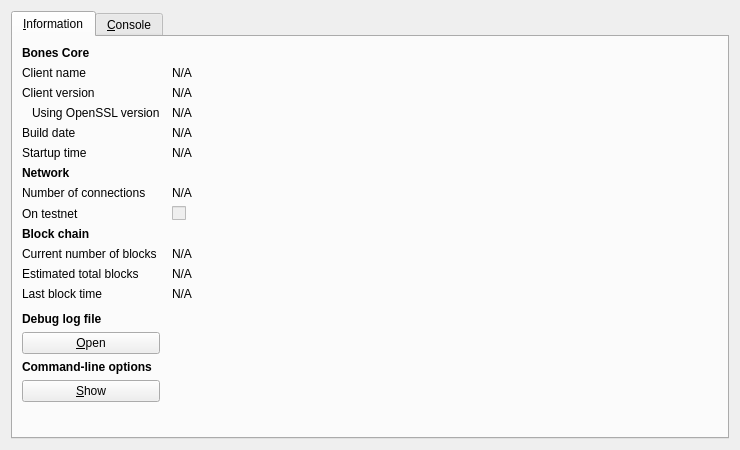
<?xml version="1.0" encoding="UTF-8"?>
<ui version="4.0">
 <class>RPCConsole</class>
 <widget class="QDialog" name="RPCConsole">
  <property name="geometry">
   <rect>
    <x>0</x>
    <y>0</y>
    <width>740</width>
    <height>450</height>
   </rect>
  </property>
  <property name="windowTitle">
   <string>Bones - Debug window</string>
  </property>
  <layout class="QVBoxLayout" name="verticalLayout_2">
   <item>
    <widget class="QTabWidget" name="tabWidget">
     <property name="currentIndex">
      <number>0</number>
     </property>
     <widget class="QWidget" name="tab_info">
      <attribute name="title">
       <string>&amp;Information</string>
      </attribute>
      <layout class="QGridLayout" name="gridLayout" columnstretch="0,1">
       <property name="horizontalSpacing">
        <number>12</number>
       </property>
       <item row="0" column="0">
        <widget class="QLabel" name="label_9">
         <property name="font">
          <font>
           <weight>75</weight>
           <bold>true</bold>
          </font>
         </property>
         <property name="text">
          <string>Bones Core</string>
         </property>
        </widget>
       </item>
       <item row="1" column="0">
        <widget class="QLabel" name="label_5">
         <property name="text">
          <string>Client name</string>
         </property>
        </widget>
       </item>
       <item row="1" column="1">
        <widget class="QLabel" name="clientName">
         <property name="cursor">
          <cursorShape>IBeamCursor</cursorShape>
         </property>
         <property name="text">
          <string>N/A</string>
         </property>
         <property name="textFormat">
          <enum>Qt::PlainText</enum>
         </property>
         <property name="textInteractionFlags">
          <set>Qt::LinksAccessibleByMouse|Qt::TextSelectableByKeyboard|Qt::TextSelectableByMouse</set>
         </property>
        </widget>
       </item>
       <item row="2" column="0">
        <widget class="QLabel" name="label_6">
         <property name="text">
          <string>Client version</string>
         </property>
        </widget>
       </item>
       <item row="2" column="1">
        <widget class="QLabel" name="clientVersion">
         <property name="cursor">
          <cursorShape>IBeamCursor</cursorShape>
         </property>
         <property name="text">
          <string>N/A</string>
         </property>
         <property name="textFormat">
          <enum>Qt::PlainText</enum>
         </property>
         <property name="textInteractionFlags">
          <set>Qt::LinksAccessibleByMouse|Qt::TextSelectableByKeyboard|Qt::TextSelectableByMouse</set>
         </property>
        </widget>
       </item>
       <item row="3" column="0">
        <widget class="QLabel" name="label_14">
         <property name="text">
          <string>Using OpenSSL version</string>
         </property>
         <property name="indent">
          <number>10</number>
         </property>
        </widget>
       </item>
       <item row="3" column="1">
        <widget class="QLabel" name="openSSLVersion">
         <property name="cursor">
          <cursorShape>IBeamCursor</cursorShape>
         </property>
         <property name="text">
          <string>N/A</string>
         </property>
         <property name="textFormat">
          <enum>Qt::PlainText</enum>
         </property>
         <property name="textInteractionFlags">
          <set>Qt::LinksAccessibleByMouse|Qt::TextSelectableByKeyboard|Qt::TextSelectableByMouse</set>
         </property>
        </widget>
       </item>
       <item row="4" column="0">
        <widget class="QLabel" name="label_12">
         <property name="text">
          <string>Build date</string>
         </property>
        </widget>
       </item>
       <item row="4" column="1">
        <widget class="QLabel" name="buildDate">
         <property name="cursor">
          <cursorShape>IBeamCursor</cursorShape>
         </property>
         <property name="text">
          <string>N/A</string>
         </property>
         <property name="textFormat">
          <enum>Qt::PlainText</enum>
         </property>
         <property name="textInteractionFlags">
          <set>Qt::LinksAccessibleByMouse|Qt::TextSelectableByKeyboard|Qt::TextSelectableByMouse</set>
         </property>
        </widget>
       </item>
       <item row="5" column="0">
        <widget class="QLabel" name="label_13">
         <property name="text">
          <string>Startup time</string>
         </property>
        </widget>
       </item>
       <item row="5" column="1">
        <widget class="QLabel" name="startupTime">
         <property name="cursor">
          <cursorShape>IBeamCursor</cursorShape>
         </property>
         <property name="text">
          <string>N/A</string>
         </property>
         <property name="textFormat">
          <enum>Qt::PlainText</enum>
         </property>
         <property name="textInteractionFlags">
          <set>Qt::LinksAccessibleByMouse|Qt::TextSelectableByKeyboard|Qt::TextSelectableByMouse</set>
         </property>
        </widget>
       </item>
       <item row="6" column="0">
        <widget class="QLabel" name="label_11">
         <property name="font">
          <font>
           <weight>75</weight>
           <bold>true</bold>
          </font>
         </property>
         <property name="text">
          <string>Network</string>
         </property>
        </widget>
       </item>
       <item row="7" column="0">
        <widget class="QLabel" name="label_7">
         <property name="text">
          <string>Number of connections</string>
         </property>
        </widget>
       </item>
       <item row="7" column="1">
        <widget class="QLabel" name="numberOfConnections">
         <property name="cursor">
          <cursorShape>IBeamCursor</cursorShape>
         </property>
         <property name="text">
          <string>N/A</string>
         </property>
         <property name="textFormat">
          <enum>Qt::PlainText</enum>
         </property>
         <property name="textInteractionFlags">
          <set>Qt::LinksAccessibleByMouse|Qt::TextSelectableByKeyboard|Qt::TextSelectableByMouse</set>
         </property>
        </widget>
       </item>
       <item row="8" column="0">
        <widget class="QLabel" name="label_8">
         <property name="text">
          <string>On testnet</string>
         </property>
        </widget>
       </item>
       <item row="8" column="1">
        <widget class="QCheckBox" name="isTestNet">
         <property name="enabled">
          <bool>false</bool>
         </property>
         <property name="text">
          <string/>
         </property>
        </widget>
       </item>
       <item row="9" column="0">
        <widget class="QLabel" name="label_10">
         <property name="font">
          <font>
           <weight>75</weight>
           <bold>true</bold>
          </font>
         </property>
         <property name="text">
          <string>Block chain</string>
         </property>
        </widget>
       </item>
       <item row="10" column="0">
        <widget class="QLabel" name="label_3">
         <property name="text">
          <string>Current number of blocks</string>
         </property>
        </widget>
       </item>
       <item row="10" column="1">
        <widget class="QLabel" name="numberOfBlocks">
         <property name="cursor">
          <cursorShape>IBeamCursor</cursorShape>
         </property>
         <property name="text">
          <string>N/A</string>
         </property>
         <property name="textFormat">
          <enum>Qt::PlainText</enum>
         </property>
         <property name="textInteractionFlags">
          <set>Qt::LinksAccessibleByMouse|Qt::TextSelectableByKeyboard|Qt::TextSelectableByMouse</set>
         </property>
        </widget>
       </item>
       <item row="11" column="0">
        <widget class="QLabel" name="label_4">
         <property name="text">
          <string>Estimated total blocks</string>
         </property>
        </widget>
       </item>
       <item row="11" column="1">
        <widget class="QLabel" name="totalBlocks">
         <property name="cursor">
          <cursorShape>IBeamCursor</cursorShape>
         </property>
         <property name="text">
          <string>N/A</string>
         </property>
         <property name="textFormat">
          <enum>Qt::PlainText</enum>
         </property>
         <property name="textInteractionFlags">
          <set>Qt::LinksAccessibleByMouse|Qt::TextSelectableByKeyboard|Qt::TextSelectableByMouse</set>
         </property>
        </widget>
       </item>
       <item row="12" column="0">
        <widget class="QLabel" name="label_2">
         <property name="text">
          <string>Last block time</string>
         </property>
        </widget>
       </item>
       <item row="12" column="1">
        <widget class="QLabel" name="lastBlockTime">
         <property name="cursor">
          <cursorShape>IBeamCursor</cursorShape>
         </property>
         <property name="text">
          <string>N/A</string>
         </property>
         <property name="textFormat">
          <enum>Qt::PlainText</enum>
         </property>
         <property name="textInteractionFlags">
          <set>Qt::LinksAccessibleByMouse|Qt::TextSelectableByKeyboard|Qt::TextSelectableByMouse</set>
         </property>
        </widget>
       </item>
       <item row="13" column="0">
        <spacer name="verticalSpacer_2">
         <property name="orientation">
          <enum>Qt::Vertical</enum>
         </property>
         <property name="sizeHint" stdset="0">
          <size>
           <width>20</width>
           <height>20</height>
          </size>
         </property>
        </spacer>
       </item>
       <item row="14" column="0">
        <widget class="QLabel" name="labelDebugLogfile">
         <property name="font">
          <font>
           <weight>75</weight>
           <bold>true</bold>
          </font>
         </property>
         <property name="text">
          <string>Debug log file</string>
         </property>
        </widget>
       </item>
       <item row="15" column="0">
        <widget class="QPushButton" name="openDebugLogfileButton">
         <property name="toolTip">
          <string>Open the Bones debug log file from the current data directory. This can take a few seconds for large log files.</string>
         </property>
         <property name="text">
          <string>&amp;Open</string>
         </property>
         <property name="autoDefault">
          <bool>false</bool>
         </property>
        </widget>
       </item>
       <item row="16" column="0">
        <widget class="QLabel" name="labelCLOptions">
         <property name="font">
          <font>
           <weight>75</weight>
           <bold>true</bold>
          </font>
         </property>
         <property name="text">
          <string>Command-line options</string>
         </property>
        </widget>
       </item>
       <item row="17" column="0">
        <widget class="QPushButton" name="showCLOptionsButton">
         <property name="toolTip">
          <string>Show the Bones-Qt help message to get a list with possible Bones command-line options.</string>
         </property>
         <property name="text">
          <string>&amp;Show</string>
         </property>
         <property name="autoDefault">
          <bool>false</bool>
         </property>
        </widget>
       </item>
       <item row="18" column="0">
        <spacer name="verticalSpacer">
         <property name="orientation">
          <enum>Qt::Vertical</enum>
         </property>
         <property name="sizeHint" stdset="0">
          <size>
           <width>20</width>
           <height>40</height>
          </size>
         </property>
        </spacer>
       </item>
      </layout>
     </widget>
     <widget class="QWidget" name="tab_console">
      <attribute name="title">
       <string>&amp;Console</string>
      </attribute>
      <layout class="QVBoxLayout" name="verticalLayout_3">
       <property name="spacing">
        <number>3</number>
       </property>
       <item>
        <widget class="QTextEdit" name="messagesWidget">
         <property name="minimumSize">
          <size>
           <width>0</width>
           <height>100</height>
          </size>
         </property>
         <property name="readOnly">
          <bool>true</bool>
         </property>
         <property name="tabKeyNavigation" stdset="0">
          <bool>false</bool>
         </property>
         <property name="columnCount" stdset="0">
          <number>2</number>
         </property>
        </widget>
       </item>
       <item>
        <layout class="QHBoxLayout" name="horizontalLayout">
         <property name="spacing">
          <number>3</number>
         </property>
         <item>
          <widget class="QLabel" name="label">
           <property name="text">
            <string notr="true">&gt;</string>
           </property>
          </widget>
         </item>
         <item>
          <widget class="QLineEdit" name="lineEdit"/>
         </item>
         <item>
          <widget class="QPushButton" name="clearButton">
           <property name="maximumSize">
            <size>
             <width>24</width>
             <height>24</height>
            </size>
           </property>
           <property name="toolTip">
            <string>Clear console</string>
           </property>
           <property name="text">
            <string/>
           </property>
           <property name="icon">
            <iconset resource="../bitcoin.qrc">
             <normaloff>:/icons/remove</normaloff>:/icons/remove</iconset>
           </property>
           <property name="shortcut">
            <string notr="true">Ctrl+L</string>
           </property>
           <property name="autoDefault">
            <bool>false</bool>
           </property>
          </widget>
         </item>
        </layout>
       </item>
      </layout>
     </widget>
    </widget>
   </item>
  </layout>
 </widget>
 <resources>
  <include location="../bitcoin.qrc"/>
 </resources>
 <connections/>
</ui>
